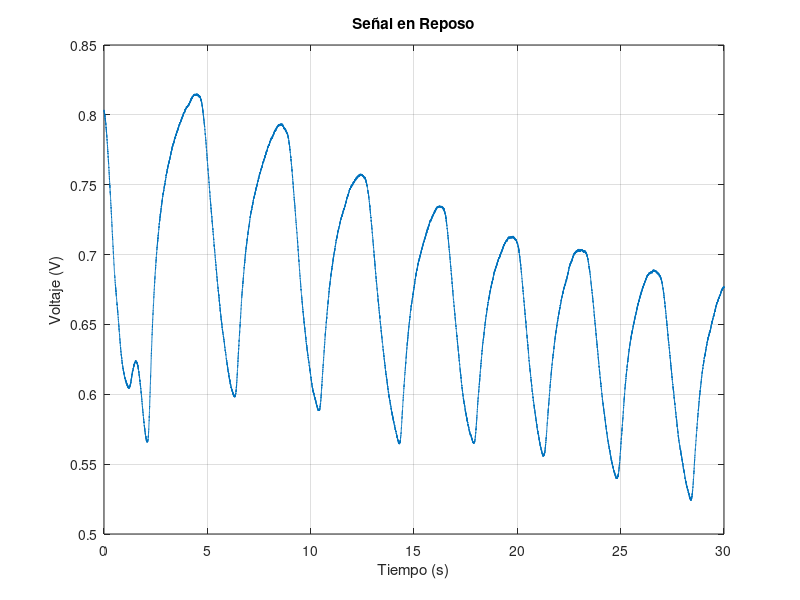
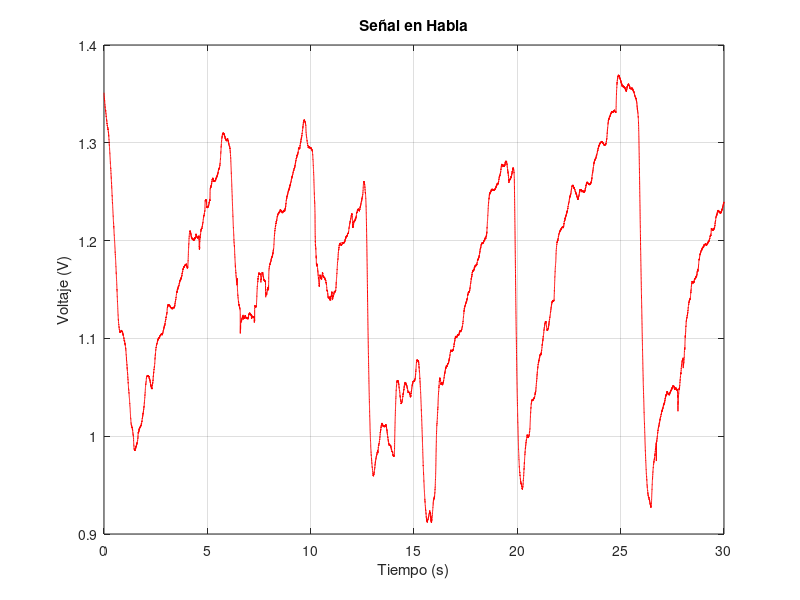

MATLAB code for these plots, in order: (Note: this script raises an error after producing the figures.)

clc; clear all; close all;

%% ------ Parte A -------

fs = 1000;   % Frecuencia de muestreo (Hz)

% Cargar señales (REPOSO y HABLA)
load('reposo.mat');
load('habla.mat');

%% Graficar señal REPOSO

figure;
plot(t_reposo, senal_reposo);
xlabel('Tiempo (s)');
ylabel('Voltaje (V)');
title('Señal en Reposo');
grid on;

%% Graficar Señal HABLA

figure;
plot(t_habla, senal_habla, 'r');
xlabel('Tiempo (s)');
ylabel('Voltaje (V)');
title('Señal en Habla');
grid on;

%% ------- PARTE B -------

% REPOSO
% Extraer señal como vector
t_reposo = seconds(reposo1.Time - reposo1.Time(1));  % Tiempo en segundos desde t = 0
senal_reposo = reposo1.Variables;

% HABLA
% Extraer tiempo y señal
t_habla = seconds(habla1.Time - habla1.Time(1));   % Tiempo en segundos desde t = 0
senal_habla = habla1.Variables;

%% Guardar señales (REPOSO y HABLA)

save('reposo.mat', 'senal_reposo', 't_reposo');
save('habla.mat', 'senal_habla', 't_habla');

%% == Análisis en Frecuencia ==

% REPOSO

% Eliminar componente DC
senal_reposo = senal_reposo - mean(senal_reposo);

% FFT
N_rep = length(senal_reposo);
Y_rep = fft(senal_reposo);

% Espectro de potencia
P_rep = abs(Y_rep).^2/N_rep;

% Frecuencia
f_rep = (0:N_rep-1)*(fs/N_rep);

% Mitad positiva del espectro
P_rep = P_rep(1:floor(N_rep/2));
f_rep = f_rep(1:floor(N_rep/2));

%% Espectro Frecuencia - REPOSO

figure;
plot(f_rep, P_rep, 'LineWidth', 1.5);
xlim([0 5]);
grid on;
xlabel('Frecuencia (Hz)');
ylabel('Potencia');
title('Espectro de potencia - Reposo');

%% HABLA
% Eliminar componente DC
senal_habla = senal_habla - mean(senal_habla);

% FFT
N_hab = length(senal_habla);
Y_hab = fft(senal_habla);

% Espectro de potencia
P_hab = abs(Y_hab).^2/N_hab;

% Frecuencia
f_hab = (0:N_hab-1)*(fs/N_hab);

% Mitad positiva
P_hab = P_hab(1:floor(N_hab/2));
f_hab = f_hab(1:floor(N_hab/2));

%% Espectro de Frecuencia - HABLA

figure;
plot(f_hab, P_hab, 'r', 'LineWidth', 1.5);
xlim([0 5]);
grid on;
xlabel('Frecuencia (Hz)');
ylabel('Potencia');
title('Espectro de potencia - Habla');

%% Frecuencias Dominantes

[~,idx_rep] = max(P_rep(2:end));
idx_rep = idx_rep + 1;

[~,idx_hab] = max(P_hab(2:end));
idx_hab = idx_hab + 1;

disp('----- FRECUENCIAS DOMINANTES -----')
fprintf('Reposo: %.3f Hz\n',f_rep(idx_rep));
fprintf('Habla: %.3f Hz\n',f_hab(idx_hab));

%% Frecuencias Respiratorias

disp('----- FRECUENCIAS RESPIRATORIAS -----');
fprintf('Reposo: %.2f respiraciones/min\n',60*f_rep(idx_rep));
fprintf('Habla: %.2f respiraciones/min\n',60*f_hab(idx_hab));
